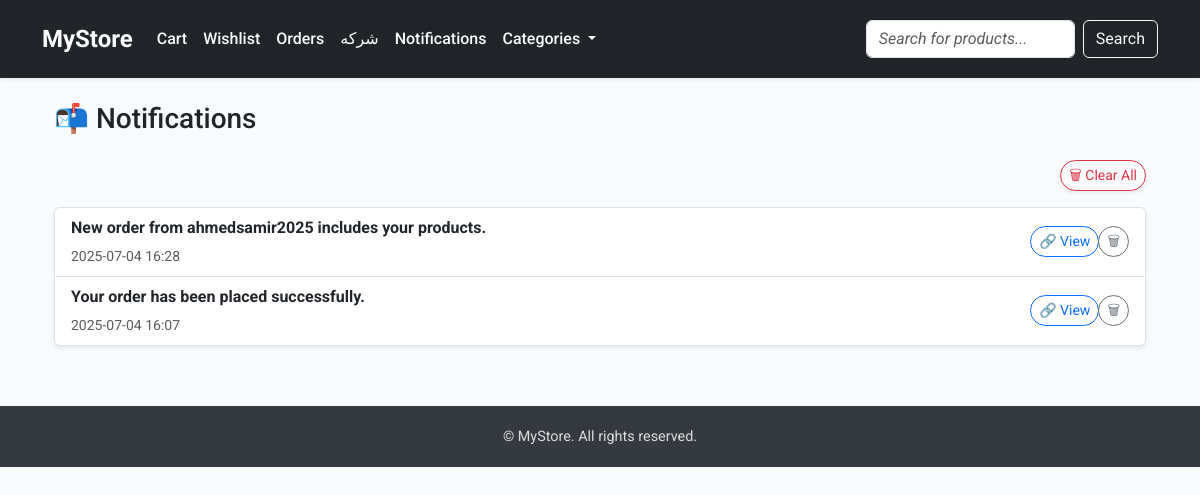
The app's page /notifications/ (signed in) with its own data.
### store/models.py (models this page shows, shortened)
class Notification(models.Model):
    user = models.ForeignKey(User, on_delete=models.CASCADE, related_name='notifications')
    message = models.CharField(max_length=255)
    link = models.URLField(blank=True)
    created_at = models.DateTimeField(auto_now_add=True)
    is_read = models.BooleanField(default=False)

### store/views.py (the view)
# urls.py: path('notifications/', views.notifications_view, name='notifications'),
@login_required
def notifications_view(request):
    notifications = request.user.notifications.order_by('-created_at')
    request.user.notifications.filter(is_read=False).update(is_read=True)
    return render(request, 'store/notifications.html', {
        'notifications': notifications,
        'unread_notifications': 0  # علشان مينزلش في البار عدد قديم
    })

### store/context_processors.py (called while the page is built)
def categories_processor(request):
    return {'all_categories': Category.objects.all()}

### store/templates/store/notifications.html
{% extends "base.html" %}
{% block content %}
<div class="container mt-4">
  <h3 class="mb-4">📬 Notifications</h3>
  {% if notifications %}
    <div class="d-flex justify-content-end mb-3">
      <a href="{% url 'clear_notifications' %}" class="btn btn-outline-danger btn-sm rounded-pill shadow-sm" onclick="return confirm('Are you sure you want to delete all notifications?')">
        🗑 Clear All
      </a>
    </div>
    <ul class="list-group shadow-sm">
      {% for note in notifications %}
        <li class="list-group-item d-flex justify-content-between align-items-center {% if not note.is_read %}list-group-item-warning{% endif %}">
          <div class="me-auto">
            <strong class="d-block mb-1">{{ note.message }}</strong>
            <small class="text-muted">{{ note.created_at|date:"Y-m-d H:i" }}</small>
          </div>
          <div class="btn-group btn-group-sm" role="group">
            {% if note.link %}
              <a href="{{ note.link }}" class="btn btn-outline-primary rounded-pill">🔗 View</a>
            {% endif %}
            <a href="{% url 'delete_notification' note.id %}" class="btn btn-outline-secondary rounded-pill" title="Delete" onclick="return confirm('Delete this notification?')">🗑</a>
          </div>
        </li>
      {% endfor %}
    </ul>
  {% else %}
    <div class="alert alert-info text-center shadow-sm">✨ You have no notifications yet.</div>
  {% endif %}
</div>
{% endblock %}

### store/templates/base.html (shortened to what this page needs)
{% load static %}
<!DOCTYPE html>
<html lang="en">
<head>
  <link href="https://cdn.jsdelivr.net/npm/bootstrap@5.3.2/dist/css/bootstrap.min.css" rel="stylesheet">
</head>
<body>
<nav class="navbar navbar-expand-lg navbar-dark bg-dark py-3">
  <div class="container">
    <a class="navbar-brand" href="{% url 'product_list' %}">MyStore</a>
    <div class="collapse navbar-collapse" id="navbarContent">
      <ul class="navbar-nav me-auto mb-2 mb-lg-0">
        {% if user.is_authenticated %}
          <li class="nav-item"><a class="nav-link" href="{% url 'view_cart' %}">Cart</a></li>
          <li class="nav-item"><a class="nav-link" href="{% url 'wishlist' %}">Wishlist</a></li>
          <li class="nav-item"><a class="nav-link" href="{% url 'order_list' %}">Orders</a></li>
          <li class="nav-item"><a class="nav-link" href="{% url 'my_account' %}">{{ user.first_name|default:user.username }}</a></li>
        {% else %}
          <li class="nav-item"><a class="nav-link" href="{% url 'login' %}">Login</a></li>
        {% endif %}
        {% if user.is_authenticated %}
          <li class="nav-item">
            <a class="nav-link" href="{% url 'notifications' %}">
              Notifications
            </a>
          </li>
        {% endif %}
        <li class="nav-item dropdown">
          <a class="nav-link dropdown-toggle" href="#" id="categoryDropdown" role="button" data-bs-toggle="dropdown">
            Categories
          </a>
        </li>
      </ul>
      <form method="get" action="{% url 'search_products' %}" class="d-flex">
        <input class="form-control me-2" type="search" name="q" placeholder="Search for products...">
        <button class="btn btn-outline-light" type="submit">Search</button>
      </form>
    </div>
  </div>
</nav>
<div class="container mt-4">
  {% block content %}{% endblock %}
</div>
<footer>
  <div class="container text-center">
    <p>&copy; {{ now.year }} MyStore. All rights reserved.</p>
  </div>
</footer>
</body>
</html>

### store/templates/base.html (style rules this page uses)
body { font-family: 'Roboto', sans-serif; background-color: #f9fafb; }
.navbar { box-shadow: 0 2px 4px rgba(0,0,0,0.05); }
.navbar-brand { font-weight: 700; font-size: 1.5rem; }
.nav-link { font-weight: 500; color: #f8f9fa !important; }
footer { background-color: #343a40; color: #ddd; padding: 20px 0; margin-top: 60px; }
footer p { margin: 0; font-size: 0.9rem; }
.form-control::placeholder { font-style: italic; }

### records on screen
Notification: message "New order from ahmedsamir2025 includes your products.", created_at "2025-07-04 16:28"
Notification: message "Your order has been placed successfully.", created_at "2025-07-04 16:07"

### other values on screen
{{ user.first_name|default:user.username }} "شركه"
